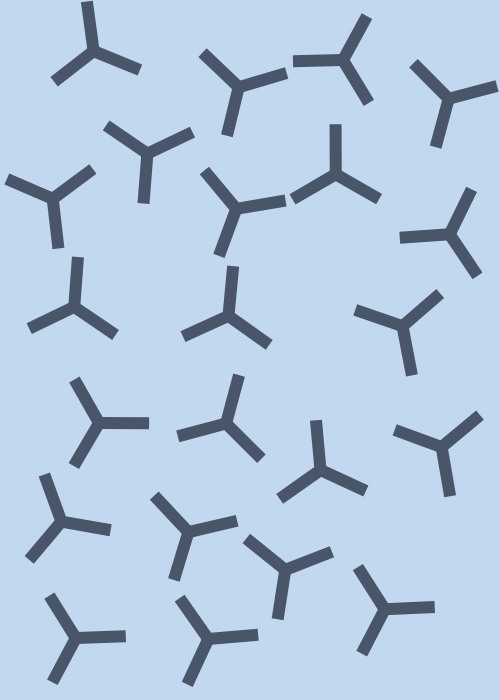
Frame 1 (no input)
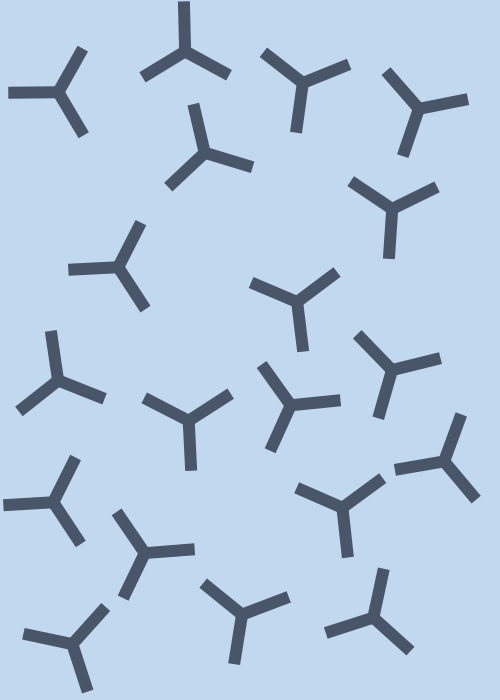
Frame 2 (the mouse pressed at the canvas centre, redrawn once)

The p5.js sketch that drew these frames (run headless with seeded random() and noise() and a simulated clock; the mouse was pressed at the canvas centre and the sketch redrawn once):

// p5.js sketch
// ── sketch.js
/**
 * Compilation: ThreeProngCirclePacking.js
 * Dependencies: p5.js
 * Data files: none
 * 
 * Implements circle packing with three-pronged radial patterns.
 * Each packed circle contains three equally-spaced lines (prongs) 
 * radiating from the center at 120-degree intervals, creating
 * a triskelion-like pattern.
 * 
 * Algorithm: Brute-force rejection sampling with rotation variance
 * - Generate random circle with random rotation angle
 * - Accept if no collisions detected with existing circles
 * - Repeat until target count reached or max attempts exceeded
 *
 * For additional information, see:
 *
 * @author Chloe Choi
 * @author Alexandros Haridis
 */

// Configuration constants
const TARGET_COUNT = 50;     // desired number of prong circles to pack
const MAX_ATTEMPTS = 60000;  // upper limit on placement attempts to prevent infinite loops
const PRONG_LEN = 50;        // length of each prong from center to edge in pixels
const PRONG_W = 12;          // width/thickness of prong stroke in pixels
const PADDING = 3;           // minimum spacing between circle edges in pixels
const CIRCLE_R = PRONG_LEN;  // circle radius equals prong length (prongs reach edge)

// Global state
let prongCircles = [];  // array of successfully placed ProngCircle objects

/**
 * Initialize canvas
 * @effects creates canvas, sets angle mode to radians, and sets drawing to static mode
 */
function setup() {
  createCanvas(500, 700);
  angleMode(RADIANS);
  noLoop();
}

/**
 * Main rendering loop
 * @requires setup() has been called
 * @effects sets background, packs prong circles, draws them, and displays stats
 */
function draw() {
  background(193, 216, 239);  // blue background
  packProngCircles();
  
  // Draw all successfully placed prong circles
  for (const pc of prongCircles) {
    pc.draw();
  }
  
  // Uncomment to display placement statistics in top-left corner
  // noStroke();
  // fill(0);
  // textSize(12);
  // text(`Placed: ${prongCircles.length}/${TARGET_COUNT}`, 10, 20);
}

/**
 * Main packing algorithm using rejection sampling
 * 
 * Algorithm:
 * 1. Clear existing prong circles array
 * 2. Generate random candidate circle with random rotation
 * 3. Test if candidate collides with any existing circles
 * 4. If no collision, add to prong circles array
 * 5. Repeat until TARGET_COUNT reached or MAX_ATTEMPTS exceeded
 * 
 * @requires global constants TARGET_COUNT, MAX_ATTEMPTS are positive
 * @effects modifies global prongCircles array with successfully packed ProngCircle objects
 */
function packProngCircles() {
  prongCircles = [];  // reset to empty array
  let attempts = 0;
  
  while (prongCircles.length < TARGET_COUNT && attempts < MAX_ATTEMPTS) {
    attempts++;
    const candidate = new ProngCircle();
    
    if (!candidate.collides(prongCircles)) {
      prongCircles.push(candidate);
    }
  }
}

/**
 * ProngCircle class
 * 
 * Represents a circle containing three equally-spaced radial lines (prongs)
 * that extend from the center to the edge at 120-degree intervals.
 */
class ProngCircle {
  /**
   * Constructor - creates prong circle with random position and rotation
   * @effects initializes circle with fixed radius CIRCLE_R,
   *          random position constrained inside canvas,
   *          and random rotation angle in [0, 2π]
   */
  constructor() {
    this.radius = CIRCLE_R;
    
    // Constrain position to keep entire circle within canvas bounds
    this.position = createVector(
      random(this.radius, width - this.radius),   // x-position
      random(this.radius, height - this.radius)   // y-position
    );
    
    this.rotation = random(TWO_PI);  // random rotation for visual variety
  }
  
  /**
   * Check collision with array of other prong circles
   * 
   * @param {ProngCircle[]} otherCircles - array of circles to test against
   * @requires otherCircles is an array of ProngCircle objects
   * @returns {boolean} true if this circle overlaps with any circle in array
   */
  collides(otherCircles) {
    for (const other of otherCircles) {
      if (this.collidesWithCircle(other)) {
        return true;
      }
    }
    return false;
  }
  
  /**
   * Check collision with a single prong circle using distance test
   * 
   * Algorithm: Two circles collide if distance between centers
   *            is less than sum of their radii plus padding
   * 
   * Optimization: Uses squared distances to avoid expensive sqrt()
   * 
   * @param {ProngCircle} other - circle to test collision against
   * @requires other is a ProngCircle object with position and radius
   * @returns {boolean} true if circles overlap, false otherwise
   */
  collidesWithCircle(other) {
    // Minimum allowed distance between centers (sum of radii + padding)
    const minDist = this.radius + other.radius + PADDING;
    
    // Calculate distance components
    const dx = this.position.x - other.position.x;
    const dy = this.position.y - other.position.y;
    
    // Compare squared distances (avoids sqrt for performance)
    // Collision occurs when distance² < minDist²
    return dx * dx + dy * dy < minDist * minDist;
  }
  
  /**
   * Render three-pronged pattern to canvas
   * 
   * Draws three lines radiating from circle center at 120-degree intervals.
   * Each line extends from center to circle edge (length = radius).
   * 
   * @effects draws three stroked lines at this.position with rotation offset
   */
  draw() {
    push();
    
    // Optional: Draw the circle boundary (uncomment to see)
    // noFill();
    // stroke(73, 86, 105, 50);
    // strokeWeight(1);
    // circle(this.position.x, this.position.y, this.radius * 2);
    
    // Configure prong appearance
    stroke(73, 86, 105);  // dark blue-gray color
    strokeWeight(PRONG_W);
    strokeCap(SQUARE);
    
    const step = TWO_PI / 3;  // 120 degrees apart (360° / 3 prongs)
    
    // Draw three prongs
    for (let i = 0; i < 3; i++) {
      const angle = this.rotation + step * i;
      
      // Start point at circle center
      const x1 = this.position.x;
      const y1 = this.position.y;
      
      // End point at edge of circle
      const x2 = this.position.x + cos(angle) * PRONG_LEN;
      const y2 = this.position.y + sin(angle) * PRONG_LEN;
      
      line(x1, y1, x2, y2);
    }
    
    pop();
  }
}
